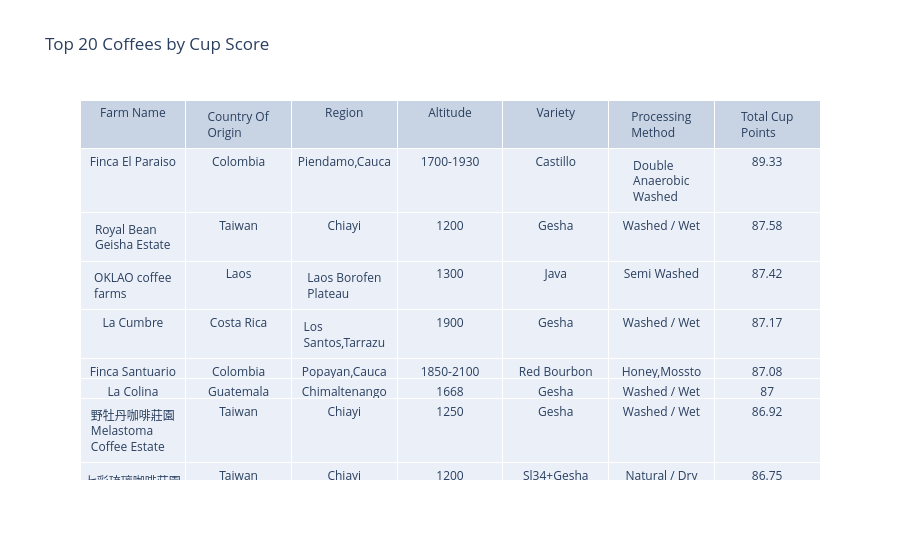

Notebook code for this chart:
### Markdown cell above
## Top Scoring Coffees
Interactive table of the highest-rated coffees.

### Code cell
top_cols = ["farm_name", "country_of_origin", "region", "altitude",
            "variety", "processing_method", "total_cup_points"]
top_existing = [c for c in top_cols if c in df.columns]

top = df.nlargest(20, "total_cup_points")[top_existing]

fig = go.Figure(data=go.Table(
    header=dict(values=[c.replace("_", " ").title() for c in top_existing]),
    cells=dict(values=[top[c] for c in top_existing]),
))
fig.update_layout(title="Top 20 Coffees by Cup Score")
fig.show()

### Figure 1 — Plotly figure (JSON) as saved in the notebook; plotly's stock layout.template omitted (floating-point values rounded to 4 significant figures; data arrays with more than 128 entries replaced by an {"elided": "..."} marker saying what was removed)
{"data": [{"cells": {"values": {"elided": "7x20 mixed values"}}, "header": {"values": ["Farm Name", "Country Of Origin", "Region", "Altitude", "Variety", "Processing Method", "Total Cup Points"]}, "type": "table"}], "layout": {"title": {"text": "Top 20 Coffees by Cup Score"}}}
